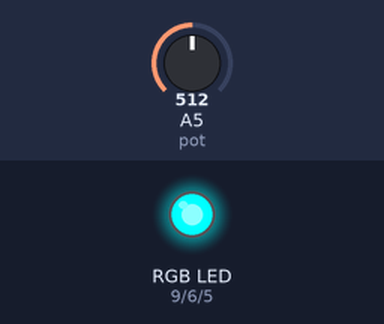
A sketch run on a simulated Arduino Uno, built with avr-gcc and run on an emulated ATmega328P. Shown: an RGB LED mixed from three pins (HIGH = lit). Inputs (shaded band) come from the test bench; at power-on: A5 (pot) = 512. Dim RGB values are drawn brighter than linear.

Above: at 1.2 s.
1.3 s: A5 (pot) set to 489
At 2.4 s:
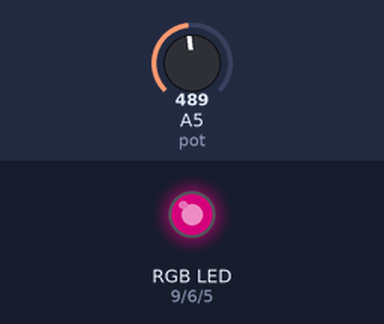
2.8 s: A5 (pot) set to 510
At 3.6 s:
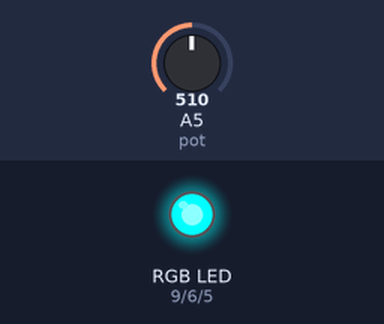
4.3 s: A5 (pot) set to 306
At 4.7 s:
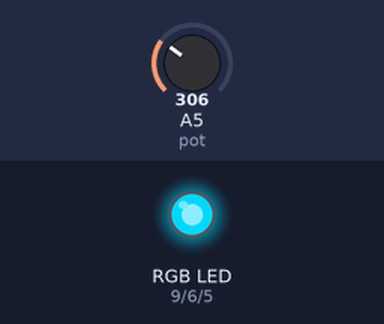
5.8 s: A5 (pot) set to 291
At 7.0 s:
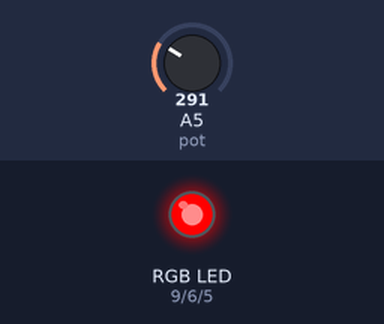
7.3 s: A5 (pot) set to 218
8.8 s: A5 (pot) set to 186
At 9.3 s:
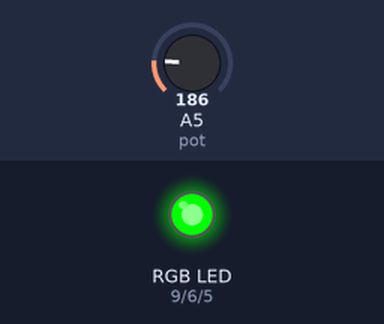
Timing chart, 0 to 11.3 s (numbered marks = the images above; inputs shaded):
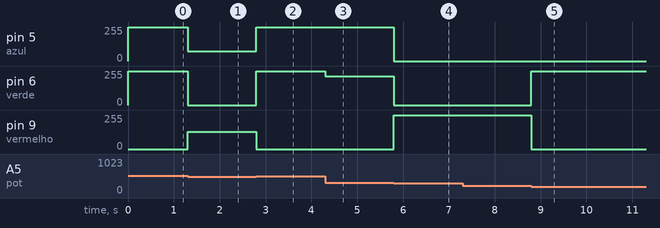

The sketch:

Aula019.ino
```cpp
int pot = A5;
int op;
int azul = 5;
int verde = 6;
int vermelho = 9;

void setup(){
  pinMode(azul, OUTPUT);
  pinMode(verde, OUTPUT);
  pinMode(vermelho, OUTPUT);
}

void loop(){
  op = analogRead(pot);

  if (op > 0 && op < 100){
    Vermelho();
  }
  if (op > 100 && op < 200){
    Verde();
  }
  if (op > 200 && op < 300){
    Azul();
  }
  if (op > 300 && op < 400){
    gold();
  }
  if (op > 400 && op < 500){
    indigo();
  }
  if (op > 500 && op < 600){
    Amarelo();
  }
  if (op > 600 && op < 700){
    Ciano();
  }
  if (op > 800 && op < 900){
    pink();
  }

}
void Vermelho(){
  analogWrite(5, 255);
  analogWrite(6, 0);
  analogWrite(9, 0);
}

void Verde(){
  analogWrite(5, 0);
  analogWrite(6, 255);
  analogWrite(9, 0);
}

void Azul(){
  analogWrite(5, 0);
  analogWrite(6, 0);
  analogWrite(9, 255);
}

void gold(){
  analogWrite(5, 255);
  analogWrite(6, 215);
  analogWrite(9, 0);
}

void indigo(){
  analogWrite(5, 75);
  analogWrite(6, 0);
  analogWrite(9, 130);
}

void Amarelo(){
  analogWrite(5, 255);
  analogWrite(6, 255);
  analogWrite(9, 0);
}

void Ciano(){
  analogWrite(5, 0);
  analogWrite(6, 255);
  analogWrite(9, 255);
}

void pink(){
  analogWrite(5, 255);
  analogWrite(6, 192);
  analogWrite(9, 203);
}
```

Measured:
- the behaviour switches between 500 and 499 on A5 (pot) (found by bisection; images 0 and 1)
- the behaviour switches between 300 and 299 on A5 (pot) (found by bisection; images 3 and 4)
- the behaviour switches between 200 and 199 on A5 (pot) (found by bisection; images 4 and 5)
- after the input at 1.3 s, pin 5 (azul): 255/255 → 75/255 at once; pin 6 (verde): 255/255 → 0/255 at once; pin 9 (vermelho): 0/255 → 130/255 at once
- after the input at 2.8 s, pin 5 (azul): 75/255 → 255/255 at once; pin 6 (verde): 0/255 → 255/255 at once; pin 9 (vermelho): 130/255 → 0/255 at once
- after the input at 4.3 s, pin 6 (verde): 255/255 → 215/255 at once
- after the input at 5.8 s, pin 5 (azul): 255/255 → 0/255 at once; pin 6 (verde): 215/255 → 0/255 at once; pin 9 (vermelho): 0/255 → 255/255 at once
- after the input at 7.3 s, every drawn part: stays the same
- after the input at 8.8 s, pin 6 (verde): 0/255 → 255/255 at once; pin 9 (vermelho): 255/255 → 0/255 at once
